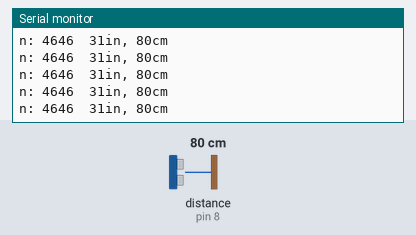
Simulated run of this sketch. Board: Arduino Uno, built with avr-gcc and run on an emulated ATmega328P. Parts: the last lines printed to the serial monitor. Wiring (inferred from the names in the program): ultrasonic range finder: trigger pin 7; echo pin 8. Inputs (shaded band) come from the test bench; at power-on: distance to the obstacle (sensor on pin 8) 80 cm. The echo pulse lasts 58.3 µs per cm.

Above: at 1.2 s.
1.3 s: distance to the obstacle (sensor on pin 8) set to 250 cm
At 1.5 s:
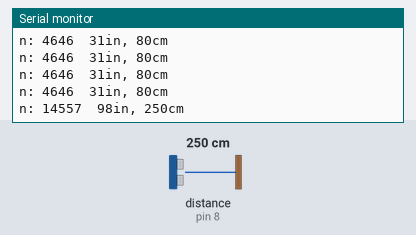
4.3 s: distance to the obstacle (sensor on pin 8) set to 2 cm
At 4.39 s:
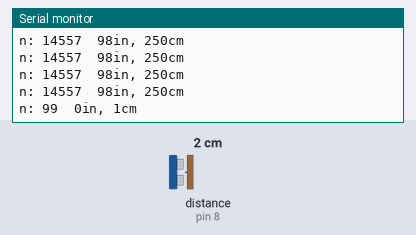
5.8 s: distance to the obstacle (sensor on pin 8) set to 35 cm
At 5.81 s:
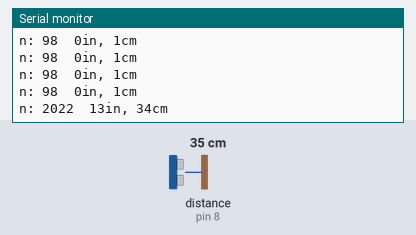
Timing chart, 0 to 8.8 s (numbered marks = the images above; inputs shaded):
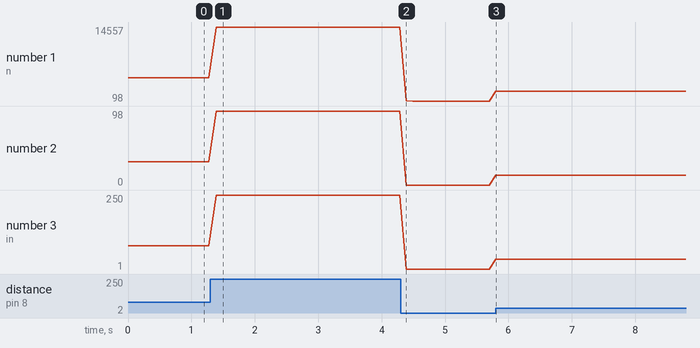

Measured:
- after the input at 1.3 s, the serial monitor: prints a new line after 0.09 s (image 1)
- after the input at 4.3 s, the serial monitor: prints a new line after 0.09 s (image 2)
- after the input at 5.8 s, the serial monitor: prints a new line at once (image 3)
- plotted number 1: 4646 → 14557 after the input at 1.3 s, 98 → 2023 after the input at 5.8 s
- plotted number 2: 31 → 98 after the input at 1.3 s, 98 → 0 after the input at 4.3 s, 0 → 13 after the input at 5.8 s
- plotted number 3: 80 → 250 after the input at 1.3 s, 250 → 1 after the input at 4.3 s, 1 → 34 after the input at 5.8 s

The sketch:

MattyDistance.ino
```cpp
const int echoPin = 8; // Echo Pin of Ultrasonic Sensor
const int pingPin = 7; // Trigger Pin of Ultrasonic Sensor

void setup() {
   Serial.begin(9600); // Starting Serial Terminal
   pinMode(pingPin, OUTPUT);
   pinMode(echoPin, INPUT);
}

void loop() {
   int duration, inches, cm;
   digitalWrite(pingPin, LOW);
   delayMicroseconds(2);
   digitalWrite(pingPin, HIGH);
   delayMicroseconds(10);
   digitalWrite(pingPin, LOW);
   duration = pulseIn(echoPin, HIGH);
   Serial.print("n: ");
   Serial.print(duration);
   Serial.print("  ");
   inches = microsecondsToInches(duration);
   cm = microsecondsToCentimeters(duration);
   Serial.print(inches);
   Serial.print("in, ");
   Serial.print(cm);
   Serial.print("cm");
   Serial.println();
   Serial.println();
   delay(100);
}

long microsecondsToInches(long microseconds) {
   return microseconds / 74 / 2;
}

long microsecondsToCentimeters(long microseconds) {
   return microseconds / 29 / 2;
}
```
